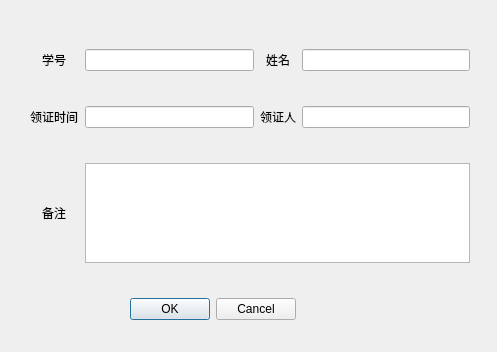
<?xml version="1.0" encoding="UTF-8"?>
<ui version="4.0">
 <class>AddLInfo</class>
 <widget class="QMainWindow" name="AddLInfo">
  <property name="geometry">
   <rect>
    <x>0</x>
    <y>0</y>
    <width>497</width>
    <height>352</height>
   </rect>
  </property>
  <property name="windowTitle">
   <string>添加领证信息</string>
  </property>
  <property name="styleSheet">
   <string notr="true">background-image: url(:/imagin/imagin/log1.bmp);</string>
  </property>
  <widget class="QWidget" name="centralwidget">
   <widget class="QWidget" name="gridLayoutWidget">
    <property name="geometry">
     <rect>
      <x>29</x>
      <y>20</y>
      <width>441</width>
      <height>331</height>
     </rect>
    </property>
    <layout class="QGridLayout" name="gridLayout">
     <item row="0" column="0">
      <widget class="QLabel" name="label">
       <property name="text">
        <string>学号</string>
       </property>
       <property name="alignment">
        <set>Qt::AlignCenter</set>
       </property>
      </widget>
     </item>
     <item row="1" column="2">
      <widget class="QLabel" name="label_4">
       <property name="text">
        <string>领证人</string>
       </property>
       <property name="alignment">
        <set>Qt::AlignCenter</set>
       </property>
      </widget>
     </item>
     <item row="1" column="0">
      <widget class="QLabel" name="label_3">
       <property name="text">
        <string>领证时间</string>
       </property>
       <property name="alignment">
        <set>Qt::AlignCenter</set>
       </property>
      </widget>
     </item>
     <item row="0" column="1">
      <widget class="QLineEdit" name="account"/>
     </item>
     <item row="1" column="1">
      <widget class="QLineEdit" name="revc_time"/>
     </item>
     <item row="0" column="2">
      <widget class="QLabel" name="label_2">
       <property name="text">
        <string>姓名</string>
       </property>
       <property name="alignment">
        <set>Qt::AlignCenter</set>
       </property>
      </widget>
     </item>
     <item row="2" column="0">
      <widget class="QLabel" name="label_5">
       <property name="minimumSize">
        <size>
         <width>50</width>
         <height>100</height>
        </size>
       </property>
       <property name="maximumSize">
        <size>
         <width>16777215</width>
         <height>100</height>
        </size>
       </property>
       <property name="text">
        <string>备注</string>
       </property>
       <property name="alignment">
        <set>Qt::AlignCenter</set>
       </property>
      </widget>
     </item>
     <item row="0" column="3">
      <widget class="QLineEdit" name="name"/>
     </item>
     <item row="1" column="3">
      <widget class="QLineEdit" name="recv_name"/>
     </item>
     <item row="2" column="1" colspan="3">
      <widget class="QTextEdit" name="textEdit">
       <property name="minimumSize">
        <size>
         <width>0</width>
         <height>100</height>
        </size>
       </property>
       <property name="maximumSize">
        <size>
         <width>16777215</width>
         <height>100</height>
        </size>
       </property>
      </widget>
     </item>
     <item row="3" column="1" colspan="2">
      <widget class="QDialogButtonBox" name="buttonBox">
       <property name="standardButtons">
        <set>QDialogButtonBox::Cancel|QDialogButtonBox::Ok</set>
       </property>
      </widget>
     </item>
    </layout>
   </widget>
  </widget>
 </widget>
 <resources/>
 <connections/>
</ui>
